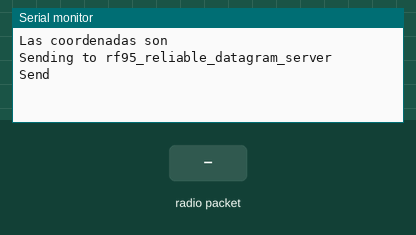
Recording of a sketch running on a simulated Arduino Uno, built with avr-gcc and run on an emulated ATmega328P. Shown: the last lines printed to the serial monitor. Inputs (shaded band) come from the test bench. No radio packets arrive unless stated.

Above: at 1.2 s.
1.3 s: radio packet "GPGLL" arrives
At 2.4 s:
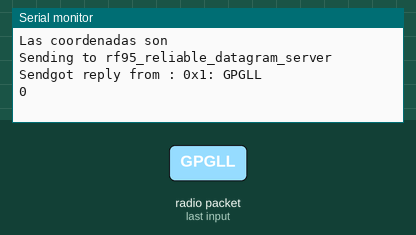
2.8 s: radio packet "GPRMC" arrives
At 6.44 s:
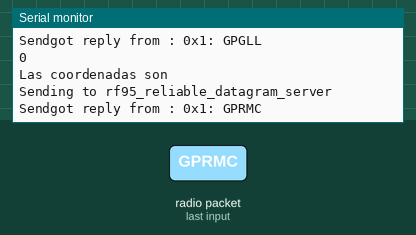
15.0 s: radio packet "1" arrives
At 18.66 s:
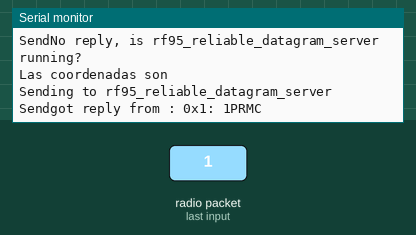
20.0 s: radio packet "GPGLL" arrives
At 23.72 s:
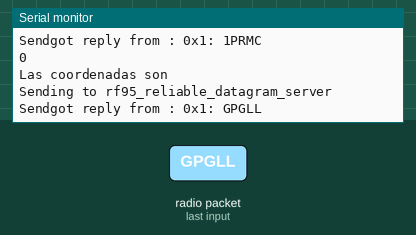
25.2 s: radio packet "0" arrives
At 28.87 s:
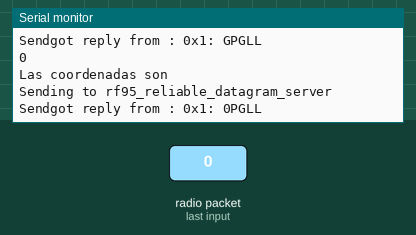

Measured:
- after the input at 1.3 s, the serial monitor: prints a new line at once (image 1)
- after the input at 2.8 s, the serial monitor: prints a new line after 3.6 s (image 2)
- after the input at 15.0 s, the serial monitor: prints a new line after 3.6 s (image 3)
- after the input at 20.0 s, the serial monitor: prints a new line after 3.7 s (image 4)
- after the input at 25.2 s, the serial monitor: prints a new line after 3.6 s (image 5)

The sketch:

rf95_reliable_datagram_client.ino
```cpp
// rf95_reliable_datagram_client.pde
// -*- mode: C++ -*-
// Example sketch showing how to create a simple addressed, reliable messaging client
// with the RHReliableDatagram class, using the RH_RF95 driver to control a RF95 radio.
// It is designed to work with the other example rf95_reliable_datagram_server
// Tested with Anarduino MiniWirelessLoRa, Rocket Scream Mini Ultra Pro with the RFM95W

#include <RHReliableDatagram.h>
#include <RH_RF95.h>
#include <SPI.h>
#include <SoftwareSerial.h>


#define CLIENT_ADDRESS 1
#define SERVER_ADDRESS 2

//// GPS
//
SoftwareSerial mySerial(4,5);//(RX,TX), (4->GPS_TX,5->GPS_RX)
// Singleton instance of the radio driver
RH_RF95 driver;
//RH_RF95 driver(5, 2); // Rocket Scream Mini Ultra Pro with the RFM95W
// Class to manage message delivery and receipt, using the driver declared above
RHReliableDatagram manager(driver, CLIENT_ADDRESS);
uint8_t data[30]="Viva Raquelandia";
// Dont put this on the stack:
uint8_t buf[10];

void setup()
{
  mySerial.begin(9600);
  Serial.begin(9600);
  while (!Serial) ; // Wait for serial port to be available
  if (!manager.init())
    Serial.println("init failed");
  // Defaults after init are 434.0MHz, 13dBm, Bw = 125 kHz, Cr = 4/5, Sf = 128chips/symbol, CRC on

  driver.setTxPower(20,false);
}


void loop() {
  bool newData = false;
  int index = 0;
  char temp = 0;
  String dataString = "";
  while(mySerial.available())
  {
    temp = mySerial.read();
    //Serial.print(temp);
    dataString += String(temp);
    //Serial.println(index);
    index++;
    if(index>2000)
      break;
  }
  //Serial.println(dataString);
  String coordenadas = "";
//  // Process NMEA Sentence
  if (dataString.indexOf("GPGLL") > 0) {
    coordenadas = dataString.substring(dataString.indexOf("GPGLL")+6, dataString.indexOf("GPGLL") + 32);
  } else {
    coordenadas = dataString.substring(dataString.indexOf("GPRMC")+18, dataString.indexOf("GPRMC") + 44);
  }

 Serial.println("Las coordenadas son");
 Serial.println(coordenadas);


  String finalstring = coordenadas;
  Serial.println("Sending to rf95_reliable_datagram_server");
  finalstring.getBytes(data,sizeof(data));
  // Send a message to manager_server
  Serial.print("Send");
  //Serial.print(lux);
  if (manager.sendtoWait(data, sizeof(data), SERVER_ADDRESS))
  {
    // Now wait for a reply from the server
    uint8_t len = sizeof(buf);
    uint8_t from;
    if (manager.recvfromAckTimeout(buf, &len, 2000, &from))
    {
      Serial.print("got reply from : 0x");
      Serial.print(from, HEX);
      Serial.print(": ");
      Serial.println((char*)buf);
      Serial.println(driver.lastSNR());
    }
    else
    {
      Serial.println("No reply, is rf95_reliable_datagram_server running?");
    }
  }
  else
    Serial.println("sendtoWait failed");
  driver.sleep(); // PONERLO EN BAJO CONSUMO
  delay(5000);
}


// Para probar con salida analógica y digital
//String sensorRawToPhys(int raw){
//// Conversion rule
//float Vout = float(raw) * (VIN / float(1023));// Conversion analog to voltage
//float RLDR = (R * (VIN - Vout))/Vout; // Conversion voltage to resistance
//int phys=500/(RLDR/1000); // Conversion resitance to lumen
//return (String) phys;
//}
```
